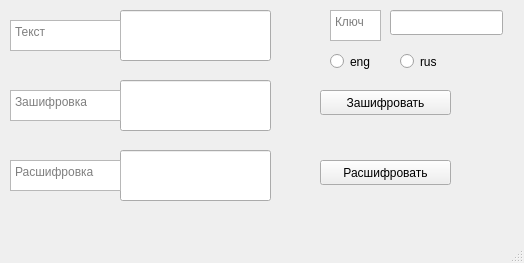
<?xml version="1.0" encoding="UTF-8"?>
<ui version="4.0">
 <class>MainWindow</class>
 <widget class="QMainWindow" name="MainWindow">
  <property name="geometry">
   <rect>
    <x>0</x>
    <y>0</y>
    <width>524</width>
    <height>263</height>
   </rect>
  </property>
  <property name="windowTitle">
   <string>MainWindow</string>
  </property>
  <widget class="QWidget" name="centralwidget">
   <widget class="QLineEdit" name="cod_le">
    <property name="geometry">
     <rect>
      <x>120</x>
      <y>80</y>
      <width>151</width>
      <height>51</height>
     </rect>
    </property>
   </widget>
   <widget class="QTextEdit" name="textEdit_3">
    <property name="geometry">
     <rect>
      <x>10</x>
      <y>90</y>
      <width>111</width>
      <height>31</height>
     </rect>
    </property>
    <property name="placeholderText">
     <string>Зашифровка</string>
    </property>
   </widget>
   <widget class="QPushButton" name="Coder_pb">
    <property name="geometry">
     <rect>
      <x>320</x>
      <y>90</y>
      <width>131</width>
      <height>25</height>
     </rect>
    </property>
    <property name="text">
     <string>Зашифровать</string>
    </property>
   </widget>
   <widget class="QPushButton" name="Decoder_pb">
    <property name="geometry">
     <rect>
      <x>320</x>
      <y>160</y>
      <width>131</width>
      <height>25</height>
     </rect>
    </property>
    <property name="text">
     <string>Расшифровать</string>
    </property>
   </widget>
   <widget class="QLineEdit" name="text_le">
    <property name="geometry">
     <rect>
      <x>120</x>
      <y>10</y>
      <width>151</width>
      <height>51</height>
     </rect>
    </property>
   </widget>
   <widget class="QLineEdit" name="decod_le">
    <property name="geometry">
     <rect>
      <x>120</x>
      <y>150</y>
      <width>151</width>
      <height>51</height>
     </rect>
    </property>
   </widget>
   <widget class="QTextEdit" name="textEdit_2">
    <property name="geometry">
     <rect>
      <x>10</x>
      <y>20</y>
      <width>111</width>
      <height>31</height>
     </rect>
    </property>
    <property name="placeholderText">
     <string>Текст</string>
    </property>
   </widget>
   <widget class="QLineEdit" name="key_ed">
    <property name="geometry">
     <rect>
      <x>390</x>
      <y>10</y>
      <width>113</width>
      <height>25</height>
     </rect>
    </property>
   </widget>
   <widget class="QTextEdit" name="textEdit">
    <property name="geometry">
     <rect>
      <x>330</x>
      <y>10</y>
      <width>51</width>
      <height>31</height>
     </rect>
    </property>
    <property name="placeholderText">
     <string>Ключ</string>
    </property>
   </widget>
   <widget class="QTextEdit" name="textEdit_4">
    <property name="geometry">
     <rect>
      <x>10</x>
      <y>160</y>
      <width>111</width>
      <height>31</height>
     </rect>
    </property>
    <property name="placeholderText">
     <string>Расшифровка</string>
    </property>
   </widget>
   <widget class="QRadioButton" name="radioButton">
    <property name="geometry">
     <rect>
      <x>330</x>
      <y>50</y>
      <width>51</width>
      <height>23</height>
     </rect>
    </property>
    <property name="text">
     <string>eng</string>
    </property>
   </widget>
   <widget class="QRadioButton" name="radioButton_2">
    <property name="geometry">
     <rect>
      <x>400</x>
      <y>50</y>
      <width>51</width>
      <height>23</height>
     </rect>
    </property>
    <property name="text">
     <string>rus</string>
    </property>
   </widget>
  </widget>
  <widget class="QMenuBar" name="menubar">
   <property name="geometry">
    <rect>
     <x>0</x>
     <y>0</y>
     <width>524</width>
     <height>22</height>
    </rect>
   </property>
  </widget>
  <widget class="QStatusBar" name="statusbar"/>
 </widget>
 <resources/>
 <connections/>
</ui>
